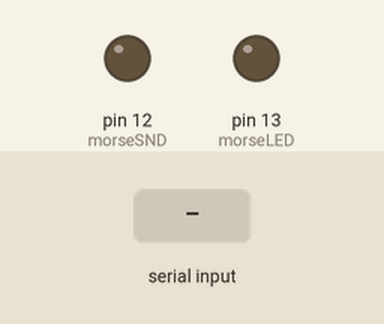
Recording of a sketch running on a simulated Arduino Uno, built with avr-gcc and run on an emulated ATmega328P. Shown: output pins drawn as LEDs (lit = HIGH). The test bench sets the inputs (shaded band). What the sketch prints to the serial monitor is not drawn.

Above: at 6.3 s.
6.4 s: "WPM,1\n" received over Serial
At 6.57 s:
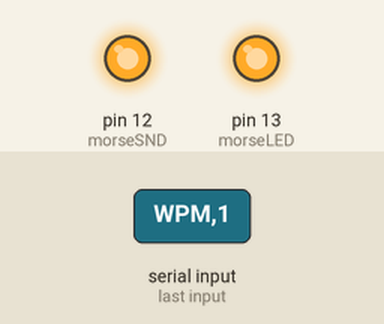
9.4 s: "WPM,150\n" received over Serial
Timing chart, 0 to 18.3 s (numbered marks = the images above; inputs shaded):
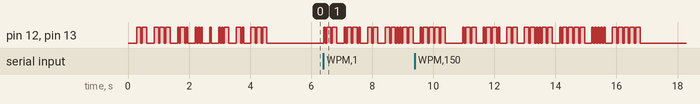

The sketch:

MorseWriter.ino
```cpp
// (licence header left out)
/* TODO
 1. Resend last sentence (complete)
 2. Memory variables for frequently used strings

 */


//define variables
int morseLED = 13;  //onboard LED
int morseSND = 12;  //pin for speaker
int WPM = 25;       //default 13 words per minute
int multiplier = 1200 / WPM;
int delayInterSpace = 1 * multiplier;
int delayDIT = 1 * multiplier;
int delayDAH = 3 * multiplier;
int delayCharSpacing = 3 * multiplier;
int delayWordSpacing = 7 * multiplier;
bool stringComplete = false;
String inputString;  // a string to hold incoming data
String lastString;   // a string to hold last sentence

void setup() {
  // put your setup code here, to run once:
  pinMode(morseSND, OUTPUT);  //speaker goes on this pin
  pinMode(morseLED, OUTPUT);  //onboard LED
  Serial.begin(9600);

  Serial.println();
  Serial.println();
  Serial.println("~~~~~~~~~~~~~~~~~~~~~~~~~~~~~~~~~~~~~~~~~~~~~~~~~~");
  Serial.println("                   MorseUNO");
  Serial.println("~~~~~~~~~~~~~~~~~~~~~~~~~~~~~~~~~~~~~~~~~~~~~~~~~~");
  Serial.println("~ Command mode");
  Serial.println("Current commands:");
  Serial.println("~WPM - lists current or sets new WPM speed (~WPM or ~WPM 25)");
  Serial.println("~RS - resends last sentence");
  Serial.println("~~~~~~~~~~~~~~~~~~~~~~~~~~~~~~~~~~~~~~~~~~~~~~~~~~");
  Serial.print("Current WPM: ");
  Serial.println(WPM);
  flashSentence("MorseUNO");
  Serial.println();
  Serial.println("Ready!");
}

void loop() {
  // put your main code here, to run repeatedly:
  if (stringComplete) {
    Serial.println("");
    Serial.println(inputString);
    if (inputString.startsWith("~")) {
      //this is a command
      inputString.toUpperCase();
      inputString.remove(0, 1);
      if (inputString.startsWith("WPM")) {
        inputString.remove(0, 4);
        inputString.trim();
        if (inputString.toInt() == 0) {
          Serial.print("Current WPM: ");
          Serial.println(WPM);
          inputString = "";
          stringComplete = false;
          return;
        }
        WPM = inputString.toInt();
        Serial.print("Set WPM to: ");
        Serial.println(WPM);
        multiplier = 1200 / WPM;
        delayInterSpace = 1 * multiplier;
        delayDIT = 1 * multiplier;
        delayDAH = 3 * multiplier;
        delayCharSpacing = 3 * multiplier;
        delayWordSpacing = 7 * multiplier;
        inputString = "";
        stringComplete = false;
      }
      if (inputString.startsWith("RS")) {
        flashSentence(lastString);
        Serial.println("");
        inputString = "";
        stringComplete = false;
      }
    } else {
      flashSentence(inputString);
      Serial.println("");
      lastString = inputString;
      inputString = "";
      stringComplete = false;
    }
  }  //if read serial console complete
}  //loop()

void flashLetter(char letter) {
  //this isn't elegant but it gets the job done
  Serial.print(letter);
  if (letter == 'A') {
    flashDIT();
    flashDAH();
  } else if (letter == 'B') {
    flashDAH();
    flashDIT();
    flashDIT();
    flashDIT();
  } else if (letter == 'C') {
    flashDAH();
    flashDIT();
    flashDAH();
    flashDIT();
  } else if (letter == 'D') {
    flashDAH();
    flashDIT();
    flashDIT();
  } else if (letter == 'E') {
    flashDIT();
  } else if (letter == 'F') {
    flashDIT();
    flashDIT();
    flashDAH();
    flashDIT();
  } else if (letter == 'G') {
    flashDAH();
    flashDAH();
    flashDIT();
  } else if (letter == 'H') {
    flashDIT();
    flashDIT();
    flashDIT();
    flashDIT();
  } else if (letter == 'I') {
    flashDIT();
    flashDIT();
  } else if (letter == 'J') {
    flashDIT();
    flashDAH();
    flashDAH();
    flashDAH();
  } else if (letter == 'K') {
    flashDAH();
    flashDIT();
    flashDAH();
  } else if (letter == 'L') {
    flashDIT();
    flashDAH();
    flashDIT();
    flashDIT();
  } else if (letter == 'M') {
    flashDAH();
    flashDAH();
  } else if (letter == 'N') {
    flashDAH();
    flashDIT();
  } else if (letter == 'O') {
    flashDAH();
    flashDAH();
    flashDAH();
  } else if (letter == 'P') {
    flashDIT();
    flashDAH();
    flashDAH();
    flashDIT();
  } else if (letter == 'Q') {
    flashDAH();
    flashDAH();
    flashDIT();
    flashDAH();
  } else if (letter == 'R') {
    flashDIT();
    flashDAH();
    flashDIT();
  } else if (letter == 'S') {
    flashDIT();
    flashDIT();
    flashDIT();
  } else if (letter == 'T') {
    flashDAH();
  } else if (letter == 'U') {
    flashDIT();
    flashDIT();
    flashDAH();
  } else if (letter == 'V') {
    flashDIT();
    flashDIT();
    flashDIT();
    flashDAH();
  } else if (letter == 'W') {
    flashDIT();
    flashDAH();
    flashDAH();
  } else if (letter == 'X') {
    flashDAH();
    flashDIT();
    flashDIT();
    flashDAH();
  } else if (letter == 'Y') {
    flashDAH();
    flashDIT();
    flashDAH();
    flashDAH();
  } else if (letter == 'Z') {
    flashDAH();
    flashDAH();
    flashDIT();
    flashDIT();
  }
  //numeral characters
  else if (letter == '0') {
    flashDAH();
    flashDAH();
    flashDAH();
    flashDAH();
    flashDAH();
  } else if (letter == '1') {
    flashDIT();
    flashDAH();
    flashDAH();
    flashDAH();
    flashDAH();
  } else if (letter == '2') {
    flashDIT();
    flashDIT();
    flashDAH();
    flashDAH();
    flashDAH();
  } else if (letter == '3') {
    flashDIT();
    flashDIT();
    flashDIT();
    flashDAH();
    flashDAH();
  } else if (letter == '4') {
    flashDIT();
    flashDIT();
    flashDIT();
    flashDIT();
    flashDAH();
  } else if (letter == '5') {
    flashDIT();
    flashDIT();
    flashDIT();
    flashDIT();
    flashDIT();
  } else if (letter == '6') {
    flashDAH();
    flashDIT();
    flashDIT();
    flashDIT();
    flashDIT();
  } else if (letter == '7') {
    flashDAH();
    flashDAH();
    flashDIT();
    flashDIT();
    flashDIT();
  } else if (letter == '8') {
    flashDAH();
    flashDAH();
    flashDAH();
    flashDIT();
    flashDIT();
  } else if (letter == '9') {
    flashDAH();
    flashDAH();
    flashDAH();
    flashDAH();
    flashDIT();
  }
  //punctuation characters
  else if (letter == '$') {
    flashDIT();
    flashDIT();
    flashDIT();
    flashDAH();
    flashDIT();
    flashDIT();
    flashDAH();
  } else if (letter == '+') {
    flashDIT();
    flashDAH();
    flashDIT();
    flashDAH();
    flashDIT();
  } else if (letter == ',') {
    flashDAH();
    flashDAH();
    flashDIT();
    flashDIT();
    flashDAH();
    flashDAH();
  } else if (letter == '-') {
    flashDAH();
    flashDIT();
    flashDIT();
    flashDIT();
    flashDIT();
    flashDAH();
  } else if (letter == '.') {
    flashDIT();
    flashDAH();
    flashDIT();
    flashDAH();
    flashDIT();
    flashDAH();
  } else if (letter == '/') {
    flashDAH();
    flashDIT();
    flashDIT();
    flashDAH();
    flashDIT();
  } else if (letter == ':') {
    flashDAH();
    flashDAH();
    flashDAH();
    flashDIT();
    flashDIT();
    flashDIT();
  } else if (letter == ';') {
    flashDAH();
    flashDIT();
    flashDAH();
    flashDIT();
    flashDAH();
    flashDIT();
  } else if (letter == '=') {
    flashDAH();
    flashDIT();
    flashDIT();
    flashDIT();
    flashDAH();
  } else if (letter == '?') {
    flashDIT();
    flashDIT();
    flashDAH();
    flashDAH();
    flashDIT();
    flashDIT();
  } else if (letter == '@') {
    flashDIT();
    flashDAH();
    flashDAH();
    flashDIT();
    flashDAH();
    flashDIT();
  } else if (letter == '!') {
    flashDAH();
    flashDAH();
    flashDAH();
    flashDIT();
  }


}  //flashLetter()

void flashWord(String word) {
  //break word into chars
  for (int i = 0; i < word.length(); i++) {
    flashLetter(word.charAt(i));
    delay(delayWordSpacing - delayCharSpacing);
  }  //for each character in word
}  //flashWord()

void flashSentence(String text) {
  int splitCount = countSplitCharacters(text, ' ');
  String wordArray[splitCount + 1];
  int index1 = 0;
  int index2 = 0;
  for (int i = 0; i < splitCount + 1; i++) {
    //find the start and end index of the words by finding the space character
    if (index1 > 0) {
      index1 = text.indexOf(' ', index2);
    }
    index2 = text.indexOf(' ', index1 + 1);
    if (index2 < 0) {
      index2 = text.length();
    }
    //parse the word from the string
    String word = text.substring(index1++, index2);
    word.toUpperCase();   //convert to uppercase
    wordArray[i] = word;  //add word to array
  }                       //for each word in sentance
  for (int i = 0; i < splitCount + 1; i++) {
    flashWord(wordArray[i]);
  }  //for each word in array
  delay(delayWordSpacing);
}  //flashSentence()

void serialEvent() {
  while (Serial.available()) {
    char inChar = (char)Serial.read();
    if (inChar == '\n') {
      stringComplete = true;
    }  //if we have a newline then we're done reading serial for now
    if (stringComplete == false) {
      inputString += inChar;
    }  //if no newline then append the char to the string
  }    //while stuff ready to read from serial console
}  //serialEvent()

int countSplitCharacters(String text, char splitChar) {
  int returnValue = 0;
  int index = 0;
  while (index > -1) {
    index = text.indexOf(splitChar, index + 1);
    if (index > -1) returnValue++;
  }
  return returnValue;
}  //countSplitCharacters

void flashDIT() {
  digitalWrite(morseSND, HIGH);
  digitalWrite(morseLED, HIGH);
  delay(delayDIT);
  digitalWrite(morseSND, LOW);
  digitalWrite(morseLED, LOW);
  delay(delayInterSpace);
}  //flashDIT()

void flashDAH() {
  digitalWrite(morseSND, HIGH);
  digitalWrite(morseLED, HIGH);
  delay(delayDAH);
  digitalWrite(morseSND, LOW);
  digitalWrite(morseLED, LOW);
  delay(delayInterSpace);
}  //flashDAH()
```
